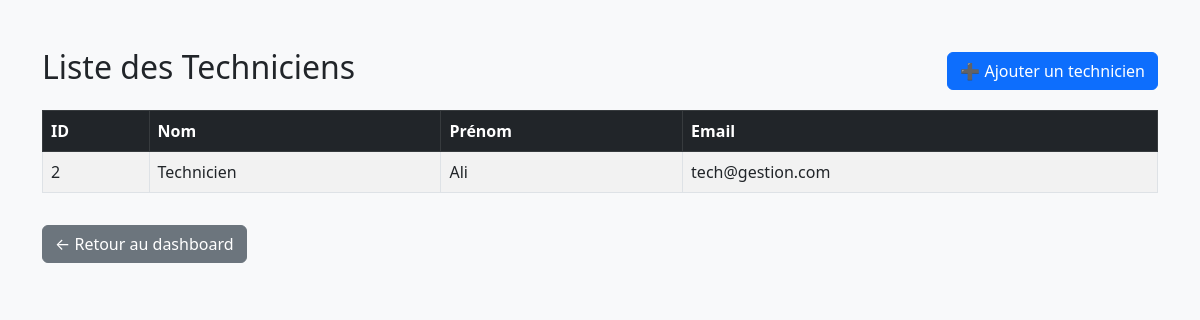
The page /liste_techniciens.php (signed in) on the database its author committed.
### tables this page shows
CREATE TABLE users (
    id INT AUTO_INCREMENT PRIMARY KEY,
    prenom VARCHAR(100) NOT NULL,
    nom VARCHAR(100) NOT NULL,
    email VARCHAR(150) NOT NULL UNIQUE,
    password VARCHAR(255) NOT NULL,
    role ENUM('admin', 'technicien', 'utilisateur') NOT NULL DEFAULT 'technicien',
    created_at TIMESTAMP DEFAULT CURRENT_TIMESTAMP
);

### liste_techniciens.php (the view, shortened to what this page needs)
<?php
require_once 'db.php';
try {
    $stmt = $pdo->prepare("SELECT id, nom, prenom, email FROM users WHERE role = 'technicien'");
    $stmt->execute();
    $techniciens = $stmt->fetchAll(PDO::FETCH_ASSOC);
} catch (PDOException $e) {
    die("Erreur de récupération des techniciens : " . $e->getMessage());
}
?>
<!DOCTYPE html>
<html lang="fr">
<head>
    <link href="https://cdn.jsdelivr.net/npm/bootstrap@5.3.0/dist/css/bootstrap.min.css" rel="stylesheet">
</head>
<body class="bg-light">
<div class="container mt-5">
    <div class="d-flex justify-content-between align-items-center mb-3">
        <h2>Liste des Techniciens</h2>
        <a href="ajouter_technicien.php" class="btn btn-primary">➕ Ajouter un technicien</a>
    </div>
    <table class="table table-striped table-bordered">
        <thead class="table-dark">
            <tr>
                <th>ID</th>
                <th>Nom</th>
                <th>Prénom</th>
                <th>Email</th>
            </tr>
        </thead>
        <tbody>
            <?php foreach ($techniciens as $tech): ?>
                <tr>
                    <td><?= htmlspecialchars($tech['id']) ?></td>
                    <td><?= htmlspecialchars($tech['nom']) ?></td>
                    <td><?= htmlspecialchars($tech['prenom']) ?></td>
                    <td><?= htmlspecialchars($tech['email']) ?></td>
                </tr>
            <?php endforeach; ?>
        </tbody>
    </table>
    <a href="admin-dashboard.php" class="btn btn-secondary mt-3">← Retour au dashboard</a>
</div>
</body>
</html>

### rows shown on the page
users: id "2", nom "Technicien", prenom "Ali", email "tech@gestion.com"
